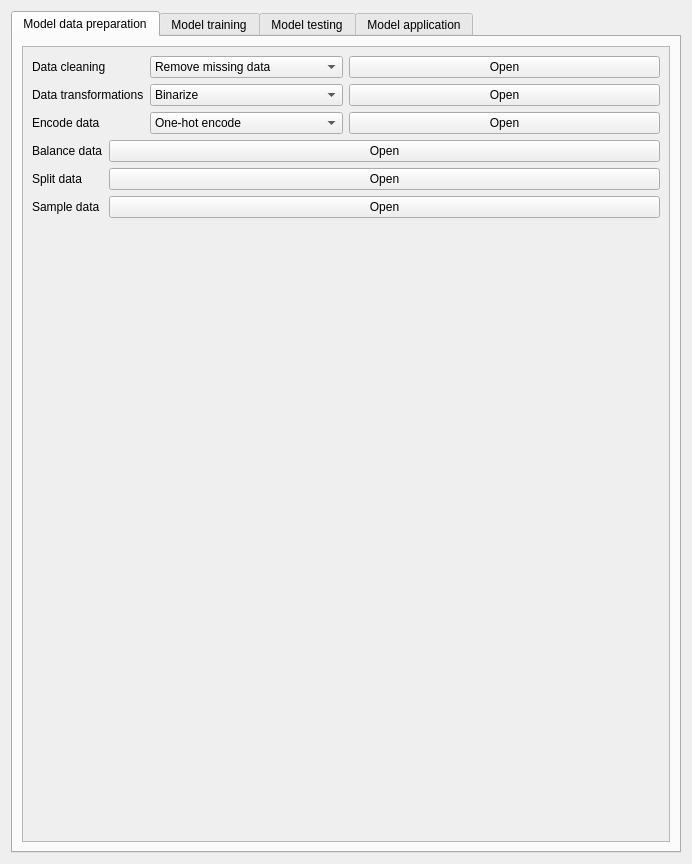
<?xml version="1.0" encoding="UTF-8"?>
<ui version="4.0">
 <class>Form</class>
 <widget class="QWidget" name="Form">
  <property name="geometry">
   <rect>
    <x>0</x>
    <y>0</y>
    <width>692</width>
    <height>864</height>
   </rect>
  </property>
  <property name="windowTitle">
   <string>Form</string>
  </property>
  <layout class="QVBoxLayout" name="verticalLayout_23">
   <item>
    <widget class="QTabWidget" name="modeling_tabs">
     <property name="currentIndex">
      <number>0</number>
     </property>
     <widget class="QWidget" name="data_preparation_tab">
      <attribute name="title">
       <string>Model data preparation</string>
      </attribute>
      <layout class="QVBoxLayout" name="verticalLayout_16">
       <item>
        <widget class="QScrollArea" name="scrollArea_3">
         <property name="widgetResizable">
          <bool>true</bool>
         </property>
         <widget class="QWidget" name="scrollAreaWidgetContents_3">
          <property name="geometry">
           <rect>
            <x>0</x>
            <y>0</y>
            <width>650</width>
            <height>795</height>
           </rect>
          </property>
          <layout class="QVBoxLayout" name="verticalLayout_9">
           <item>
            <layout class="QHBoxLayout" name="horizontalLayout">
             <item>
              <layout class="QFormLayout" name="formLayout">
               <item row="0" column="0">
                <widget class="QLabel" name="data_cleaning_label">
                 <property name="text">
                  <string>Data cleaning</string>
                 </property>
                </widget>
               </item>
               <item row="0" column="1">
                <widget class="QComboBox" name="data_cleaning_mode">
                 <item>
                  <property name="text">
                   <string>Remove missing data</string>
                  </property>
                 </item>
                 <item>
                  <property name="text">
                   <string>Impute missing data</string>
                  </property>
                 </item>
                 <item>
                  <property name="text">
                   <string>Harmonize nodata</string>
                  </property>
                 </item>
                </widget>
               </item>
               <item row="1" column="0">
                <widget class="QLabel" name="data_transformations_label">
                 <property name="text">
                  <string>Data transformations</string>
                 </property>
                </widget>
               </item>
               <item row="1" column="1">
                <widget class="QComboBox" name="binarize_mode">
                 <item>
                  <property name="text">
                   <string>Binarize</string>
                  </property>
                 </item>
                 <item>
                  <property name="text">
                   <string>Clip</string>
                  </property>
                 </item>
                 <item>
                  <property name="text">
                   <string>Normalize</string>
                  </property>
                 </item>
                 <item>
                  <property name="text">
                   <string>Z-score normalize</string>
                  </property>
                 </item>
                 <item>
                  <property name="text">
                   <string>Min-max scale</string>
                  </property>
                 </item>
                 <item>
                  <property name="text">
                   <string>Winsorize</string>
                  </property>
                 </item>
                 <item>
                  <property name="text">
                   <string>Sigmoid transform</string>
                  </property>
                 </item>
                 <item>
                  <property name="text">
                   <string>Logarithmic transform</string>
                  </property>
                 </item>
                </widget>
               </item>
               <item row="2" column="0">
                <widget class="QLabel" name="encode_data_label">
                 <property name="text">
                  <string>Encode data</string>
                 </property>
                </widget>
               </item>
               <item row="2" column="1">
                <widget class="QComboBox" name="encode_mode">
                 <item>
                  <property name="text">
                   <string>One-hot encode</string>
                  </property>
                 </item>
                 <item>
                  <property name="text">
                   <string>Encode labels</string>
                  </property>
                 </item>
                </widget>
               </item>
              </layout>
             </item>
             <item>
              <layout class="QVBoxLayout" name="verticalLayout_4">
               <item>
                <widget class="QPushButton" name="data_cleaning_btn">
                 <property name="text">
                  <string>Open</string>
                 </property>
                </widget>
               </item>
               <item>
                <widget class="QPushButton" name="data_transformations_btn">
                 <property name="text">
                  <string>Open</string>
                 </property>
                </widget>
               </item>
               <item>
                <widget class="QPushButton" name="encode_data_btn">
                 <property name="text">
                  <string>Open</string>
                 </property>
                </widget>
               </item>
              </layout>
             </item>
            </layout>
           </item>
           <item>
            <layout class="QFormLayout" name="formLayout_2">
             <item row="0" column="0">
              <widget class="QLabel" name="label_5">
               <property name="text">
                <string>Balance data</string>
               </property>
              </widget>
             </item>
             <item row="0" column="1">
              <widget class="QPushButton" name="balance_data_btn">
               <property name="text">
                <string>Open</string>
               </property>
              </widget>
             </item>
             <item row="1" column="0">
              <widget class="QLabel" name="label_6">
               <property name="text">
                <string>Split data</string>
               </property>
              </widget>
             </item>
             <item row="1" column="1">
              <widget class="QPushButton" name="split_data_btn">
               <property name="text">
                <string>Open</string>
               </property>
              </widget>
             </item>
             <item row="2" column="0">
              <widget class="QLabel" name="label_7">
               <property name="text">
                <string>Sample data</string>
               </property>
              </widget>
             </item>
             <item row="2" column="1">
              <widget class="QPushButton" name="sample_data_btn">
               <property name="text">
                <string>Open</string>
               </property>
              </widget>
             </item>
            </layout>
           </item>
           <item>
            <spacer name="verticalSpacer">
             <property name="orientation">
              <enum>Qt::Vertical</enum>
             </property>
             <property name="sizeHint" stdset="0">
              <size>
               <width>20</width>
               <height>288</height>
              </size>
             </property>
            </spacer>
           </item>
          </layout>
         </widget>
        </widget>
       </item>
      </layout>
     </widget>
     <widget class="QWidget" name="training_tab">
      <attribute name="title">
       <string>Model training</string>
      </attribute>
      <layout class="QVBoxLayout" name="verticalLayout_2">
       <item>
        <widget class="QScrollArea" name="scrollArea">
         <property name="widgetResizable">
          <bool>true</bool>
         </property>
         <widget class="QWidget" name="scrollAreaWidgetContents">
          <property name="geometry">
           <rect>
            <x>0</x>
            <y>0</y>
            <width>650</width>
            <height>795</height>
           </rect>
          </property>
          <layout class="QVBoxLayout" name="verticalLayout">
           <item>
            <layout class="QFormLayout" name="formLayout_5">
             <item row="0" column="0">
              <widget class="QLabel" name="model_name_label">
               <property name="text">
                <string>Model name</string>
               </property>
              </widget>
             </item>
             <item row="0" column="1">
              <widget class="QLineEdit" name="train_model_name"/>
             </item>
             <item row="1" column="0">
              <widget class="QLabel" name="label_20">
               <property name="font">
                <font>
                 <weight>50</weight>
                 <bold>false</bold>
                </font>
               </property>
               <property name="text">
                <string>Model save path</string>
               </property>
               <property name="alignment">
                <set>Qt::AlignBottom|Qt::AlignLeading|Qt::AlignLeft</set>
               </property>
              </widget>
             </item>
             <item row="1" column="1">
              <widget class="QgsFileWidget" name="train_model_save_path">
               <property name="storageMode">
                <enum>QgsFileWidget::SaveFile</enum>
               </property>
              </widget>
             </item>
            </layout>
           </item>
           <item>
            <spacer name="verticalSpacer_2">
             <property name="orientation">
              <enum>Qt::Vertical</enum>
             </property>
             <property name="sizeType">
              <enum>QSizePolicy::Fixed</enum>
             </property>
             <property name="sizeHint" stdset="0">
              <size>
               <width>20</width>
               <height>10</height>
              </size>
             </property>
            </spacer>
           </item>
           <item>
            <widget class="QGroupBox" name="train_evidence_data_box">
             <property name="sizePolicy">
              <sizepolicy hsizetype="Preferred" vsizetype="Maximum">
               <horstretch>0</horstretch>
               <verstretch>0</verstretch>
              </sizepolicy>
             </property>
             <property name="title">
              <string>Evidence data</string>
             </property>
             <layout class="QVBoxLayout" name="verticalLayout_3">
              <item>
               <layout class="QVBoxLayout" name="train_evidence_data_layout"/>
              </item>
             </layout>
            </widget>
           </item>
           <item>
            <widget class="QGroupBox" name="train_label_data_box">
             <property name="title">
              <string>Labels</string>
             </property>
             <layout class="QVBoxLayout" name="verticalLayout_21">
              <item>
               <widget class="QgsMapLayerComboBox" name="train_label_data"/>
              </item>
             </layout>
            </widget>
           </item>
           <item>
            <widget class="QGroupBox" name="train_parameter_box">
             <property name="title">
              <string>Model parameters</string>
             </property>
             <layout class="QFormLayout" name="formLayout_4"/>
            </widget>
           </item>
           <item>
            <widget class="QGroupBox" name="train_validation_box">
             <property name="title">
              <string>Validation settings</string>
             </property>
             <layout class="QFormLayout" name="formLayout_3">
              <item row="0" column="0">
               <widget class="QLabel" name="validation_method_label">
                <property name="text">
                 <string>Validation method</string>
                </property>
               </widget>
              </item>
              <item row="0" column="1">
               <widget class="QComboBox" name="validation_method">
                <item>
                 <property name="text">
                  <string>Split</string>
                 </property>
                </item>
                <item>
                 <property name="text">
                  <string>K-fold CV</string>
                 </property>
                </item>
                <item>
                 <property name="text">
                  <string>Stratified k-fold CV</string>
                 </property>
                </item>
                <item>
                 <property name="text">
                  <string>Leave-one-out CV</string>
                 </property>
                </item>
                <item>
                 <property name="text">
                  <string>None</string>
                 </property>
                </item>
               </widget>
              </item>
              <item row="1" column="0">
               <widget class="QLabel" name="split_size_label">
                <property name="text">
                 <string>Split size (validation)</string>
                </property>
               </widget>
              </item>
              <item row="2" column="0">
               <widget class="QLabel" name="cv_folds_label">
                <property name="text">
                 <string>Cross-validation folds</string>
                </property>
               </widget>
              </item>
              <item row="2" column="1">
               <widget class="QgsSpinBox" name="cv_folds">
                <property name="enabled">
                 <bool>false</bool>
                </property>
                <property name="minimum">
                 <number>2</number>
                </property>
                <property name="value">
                 <number>5</number>
                </property>
               </widget>
              </item>
              <item row="3" column="0">
               <widget class="QLabel" name="validation_metrics_label">
                <property name="text">
                 <string>Metric</string>
                </property>
               </widget>
              </item>
              <item row="3" column="1">
               <widget class="QComboBox" name="validation_metrics"/>
              </item>
              <item row="1" column="1">
               <widget class="QgsSpinBox" name="split_size">
                <property name="suffix">
                 <string>%</string>
                </property>
                <property name="minimum">
                 <number>1</number>
                </property>
                <property name="maximum">
                 <number>99</number>
                </property>
                <property name="value">
                 <number>20</number>
                </property>
               </widget>
              </item>
             </layout>
            </widget>
           </item>
           <item>
            <layout class="QHBoxLayout" name="reset_start_layout">
             <item>
              <widget class="QPushButton" name="reset_training_parameters_btn">
               <property name="text">
                <string>Reset</string>
               </property>
              </widget>
             </item>
             <item>
              <spacer name="horizontalSpacer">
               <property name="orientation">
                <enum>Qt::Horizontal</enum>
               </property>
               <property name="sizeHint" stdset="0">
                <size>
                 <width>40</width>
                 <height>20</height>
                </size>
               </property>
              </spacer>
             </item>
             <item>
              <widget class="QPushButton" name="start_training_btn">
               <property name="text">
                <string>Start training</string>
               </property>
              </widget>
             </item>
            </layout>
           </item>
           <item>
            <widget class="QTabWidget" name="model_output_tab">
             <property name="minimumSize">
              <size>
               <width>0</width>
               <height>300</height>
              </size>
             </property>
             <property name="currentIndex">
              <number>0</number>
             </property>
             <widget class="QWidget" name="log_tab">
              <attribute name="title">
               <string>Training log</string>
              </attribute>
              <layout class="QVBoxLayout" name="verticalLayout_17">
               <item>
                <layout class="QVBoxLayout" name="verticalLayout_18">
                 <item>
                  <widget class="QTextEdit" name="training_log">
                   <property name="sizePolicy">
                    <sizepolicy hsizetype="Expanding" vsizetype="Expanding">
                     <horstretch>0</horstretch>
                     <verstretch>0</verstretch>
                    </sizepolicy>
                   </property>
                   <property name="minimumSize">
                    <size>
                     <width>0</width>
                     <height>0</height>
                    </size>
                   </property>
                   <property name="maximumSize">
                    <size>
                     <width>16777215</width>
                     <height>16777215</height>
                    </size>
                   </property>
                   <property name="autoFormatting">
                    <set>QTextEdit::AutoNone</set>
                   </property>
                   <property name="readOnly">
                    <bool>true</bool>
                   </property>
                   <property name="html">
                    <string>&lt;!DOCTYPE HTML PUBLIC &quot;-//W3C//DTD HTML 4.0//EN&quot; &quot;http://www.w3.org/TR/REC-html40/strict.dtd&quot;&gt;
&lt;html&gt;&lt;head&gt;&lt;meta name=&quot;qrichtext&quot; content=&quot;1&quot; /&gt;&lt;style type=&quot;text/css&quot;&gt;
p, li { white-space: pre-wrap; }
&lt;/style&gt;&lt;/head&gt;&lt;body style=&quot; font-family:'Ubuntu'; font-size:11pt; font-weight:400; font-style:normal;&quot;&gt;
&lt;p style=&quot;-qt-paragraph-type:empty; margin-top:0px; margin-bottom:0px; margin-left:0px; margin-right:0px; -qt-block-indent:0; text-indent:0px;&quot;&gt;&lt;br /&gt;&lt;/p&gt;&lt;/body&gt;&lt;/html&gt;</string>
                   </property>
                  </widget>
                 </item>
                 <item>
                  <layout class="QHBoxLayout" name="progress_layout">
                   <item>
                    <widget class="QLabel" name="training_progress_label">
                     <property name="text">
                      <string>Progress</string>
                     </property>
                    </widget>
                   </item>
                   <item>
                    <widget class="QProgressBar" name="training_progress_bar">
                     <property name="value">
                      <number>0</number>
                     </property>
                    </widget>
                   </item>
                  </layout>
                 </item>
                </layout>
               </item>
              </layout>
             </widget>
             <widget class="QWidget" name="results_tab">
              <attribute name="title">
               <string>Training score</string>
              </attribute>
              <layout class="QVBoxLayout" name="verticalLayout_19">
               <item>
                <widget class="QTableWidget" name="results_table">
                 <property name="alternatingRowColors">
                  <bool>true</bool>
                 </property>
                </widget>
               </item>
              </layout>
             </widget>
            </widget>
           </item>
          </layout>
         </widget>
        </widget>
       </item>
      </layout>
     </widget>
     <widget class="QWidget" name="testing_tab">
      <attribute name="title">
       <string>Model testing</string>
      </attribute>
      <layout class="QVBoxLayout" name="verticalLayout_6">
       <item>
        <widget class="QScrollArea" name="testing_tab_scroll_area">
         <property name="widgetResizable">
          <bool>true</bool>
         </property>
         <widget class="QWidget" name="scrollAreaWidgetContents_4">
          <property name="geometry">
           <rect>
            <x>0</x>
            <y>0</y>
            <width>650</width>
            <height>795</height>
           </rect>
          </property>
          <layout class="QVBoxLayout" name="verticalLayout_8">
           <item>
            <layout class="QFormLayout" name="test_model_info_layout">
             <item row="1" column="0">
              <widget class="QLabel" name="test_run_name_label">
               <property name="text">
                <string>Test run name</string>
               </property>
              </widget>
             </item>
             <item row="1" column="1">
              <widget class="QLineEdit" name="test_run_name"/>
             </item>
             <item row="0" column="0">
              <widget class="QLabel" name="test_model_selection_label">
               <property name="text">
                <string>Model</string>
               </property>
              </widget>
             </item>
             <item row="0" column="1">
              <widget class="QComboBox" name="test_model_selection"/>
             </item>
             <item row="2" column="0">
              <widget class="QLabel" name="label">
               <property name="text">
                <string>Output raster</string>
               </property>
              </widget>
             </item>
             <item row="2" column="1">
              <widget class="QgsFileWidget" name="test_output_raster">
               <property name="storageMode">
                <enum>QgsFileWidget::SaveFile</enum>
               </property>
              </widget>
             </item>
            </layout>
           </item>
           <item>
            <spacer name="verticalSpacer_4">
             <property name="orientation">
              <enum>Qt::Vertical</enum>
             </property>
             <property name="sizeType">
              <enum>QSizePolicy::Fixed</enum>
             </property>
             <property name="sizeHint" stdset="0">
              <size>
               <width>20</width>
               <height>10</height>
              </size>
             </property>
            </spacer>
           </item>
           <item>
            <widget class="QGroupBox" name="test_evidence_data_box">
             <property name="sizePolicy">
              <sizepolicy hsizetype="Preferred" vsizetype="Maximum">
               <horstretch>0</horstretch>
               <verstretch>0</verstretch>
              </sizepolicy>
             </property>
             <property name="title">
              <string>Evidence data</string>
             </property>
             <layout class="QVBoxLayout" name="verticalLayout_13">
              <item>
               <layout class="QVBoxLayout" name="test_evidence_data_layout"/>
              </item>
             </layout>
            </widget>
           </item>
           <item>
            <widget class="QGroupBox" name="test_label_data_box">
             <property name="sizePolicy">
              <sizepolicy hsizetype="Preferred" vsizetype="Maximum">
               <horstretch>0</horstretch>
               <verstretch>0</verstretch>
              </sizepolicy>
             </property>
             <property name="title">
              <string>Labels</string>
             </property>
             <layout class="QVBoxLayout" name="verticalLayout_12">
              <item>
               <widget class="QgsMapLayerComboBox" name="test_label_data"/>
              </item>
             </layout>
            </widget>
           </item>
           <item>
            <widget class="QGroupBox" name="metrics_box">
             <property name="sizePolicy">
              <sizepolicy hsizetype="Preferred" vsizetype="Maximum">
               <horstretch>0</horstretch>
               <verstretch>0</verstretch>
              </sizepolicy>
             </property>
             <property name="minimumSize">
              <size>
               <width>0</width>
               <height>0</height>
              </size>
             </property>
             <property name="maximumSize">
              <size>
               <width>16777215</width>
               <height>500</height>
              </size>
             </property>
             <property name="title">
              <string>Metrics</string>
             </property>
             <layout class="QVBoxLayout" name="verticalLayout_7">
              <item>
               <widget class="QStackedWidget" name="test_metrics_stack">
                <property name="currentIndex">
                 <number>0</number>
                </property>
                <widget class="QWidget" name="classification_metrics_page">
                 <layout class="QVBoxLayout" name="verticalLayout_5">
                  <item>
                   <widget class="QCheckBox" name="accuracy_checkbox">
                    <property name="text">
                     <string>Accuracy</string>
                    </property>
                   </widget>
                  </item>
                  <item>
                   <widget class="QCheckBox" name="precision_checkbox">
                    <property name="text">
                     <string>Precision</string>
                    </property>
                   </widget>
                  </item>
                  <item>
                   <widget class="QCheckBox" name="recall_checkbox">
                    <property name="text">
                     <string>Recall</string>
                    </property>
                   </widget>
                  </item>
                  <item>
                   <widget class="QCheckBox" name="f1_checkbox">
                    <property name="text">
                     <string>F1</string>
                    </property>
                   </widget>
                  </item>
                  <item>
                   <widget class="QCheckBox" name="auc_checkbox">
                    <property name="text">
                     <string>AUC</string>
                    </property>
                   </widget>
                  </item>
                 </layout>
                </widget>
                <widget class="QWidget" name="regression_metrics_page">
                 <layout class="QVBoxLayout" name="verticalLayout_22">
                  <item>
                   <widget class="QCheckBox" name="mse_checkbox">
                    <property name="text">
                     <string>MSE</string>
                    </property>
                   </widget>
                  </item>
                  <item>
                   <widget class="QCheckBox" name="rmse_checkbox">
                    <property name="text">
                     <string>RMSE</string>
                    </property>
                   </widget>
                  </item>
                  <item>
                   <widget class="QCheckBox" name="mae_checkbox">
                    <property name="text">
                     <string>MAE</string>
                    </property>
                   </widget>
                  </item>
                  <item>
                   <widget class="QCheckBox" name="r2_checkbox">
                    <property name="text">
                     <string>R2</string>
                    </property>
                   </widget>
                  </item>
                 </layout>
                </widget>
               </widget>
              </item>
             </layout>
            </widget>
           </item>
           <item>
            <spacer name="verticalSpacer_5">
             <property name="orientation">
              <enum>Qt::Vertical</enum>
             </property>
             <property name="sizeHint" stdset="0">
              <size>
               <width>20</width>
               <height>40</height>
              </size>
             </property>
            </spacer>
           </item>
           <item>
            <layout class="QHBoxLayout" name="reset_run_layout">
             <item>
              <widget class="QPushButton" name="test_reset_btn">
               <property name="text">
                <string>Reset</string>
               </property>
              </widget>
             </item>
             <item>
              <spacer name="horizontalSpacer_3">
               <property name="orientation">
                <enum>Qt::Horizontal</enum>
               </property>
               <property name="sizeHint" stdset="0">
                <size>
                 <width>40</width>
                 <height>20</height>
                </size>
               </property>
              </spacer>
             </item>
             <item>
              <widget class="QPushButton" name="test_run_btn">
               <property name="text">
                <string>Run</string>
               </property>
              </widget>
             </item>
            </layout>
           </item>
           <item>
            <layout class="QHBoxLayout" name="horizontalLayout_12">
             <item>
              <widget class="QLabel" name="label_17">
               <property name="text">
                <string>Progress</string>
               </property>
              </widget>
             </item>
             <item>
              <widget class="QProgressBar" name="training_progress_bar_3">
               <property name="value">
                <number>0</number>
               </property>
              </widget>
             </item>
            </layout>
           </item>
          </layout>
         </widget>
        </widget>
       </item>
      </layout>
     </widget>
     <widget class="QWidget" name="application_tab">
      <attribute name="title">
       <string>Model application</string>
      </attribute>
      <layout class="QVBoxLayout" name="verticalLayout_15">
       <item>
        <widget class="QScrollArea" name="scrollArea_2">
         <property name="widgetResizable">
          <bool>true</bool>
         </property>
         <widget class="QWidget" name="scrollAreaWidgetContents_2">
          <property name="geometry">
           <rect>
            <x>0</x>
            <y>0</y>
            <width>650</width>
            <height>795</height>
           </rect>
          </property>
          <layout class="QVBoxLayout" name="verticalLayout_10">
           <item>
            <layout class="QFormLayout" name="model_application_info_layout">
             <item row="1" column="0">
              <widget class="QLabel" name="application_run_name_label">
               <property name="text">
                <string>Application run name</string>
               </property>
              </widget>
             </item>
             <item row="1" column="1">
              <widget class="QLineEdit" name="application_run_name_input"/>
             </item>
             <item row="0" column="0">
              <widget class="QLabel" name="application_model_selection_label">
               <property name="text">
                <string>Model</string>
               </property>
              </widget>
             </item>
             <item row="0" column="1">
              <widget class="QComboBox" name="application_model_selection"/>
             </item>
             <item row="2" column="0">
              <widget class="QLabel" name="label_3">
               <property name="text">
                <string>Output raster</string>
               </property>
              </widget>
             </item>
             <item row="2" column="1">
              <widget class="QgsFileWidget" name="application_output_raster">
               <property name="storageMode">
                <enum>QgsFileWidget::SaveFile</enum>
               </property>
              </widget>
             </item>
            </layout>
           </item>
           <item>
            <spacer name="verticalSpacer_6">
             <property name="orientation">
              <enum>Qt::Vertical</enum>
             </property>
             <property name="sizeType">
              <enum>QSizePolicy::Fixed</enum>
             </property>
             <property name="sizeHint" stdset="0">
              <size>
               <width>20</width>
               <height>10</height>
              </size>
             </property>
            </spacer>
           </item>
           <item>
            <widget class="QGroupBox" name="application_evidence_data_box">
             <property name="sizePolicy">
              <sizepolicy hsizetype="Preferred" vsizetype="Maximum">
               <horstretch>0</horstretch>
               <verstretch>0</verstretch>
              </sizepolicy>
             </property>
             <property name="title">
              <string>Evidence data</string>
             </property>
             <layout class="QVBoxLayout" name="verticalLayout_14">
              <item>
               <layout class="QVBoxLayout" name="application_evidence_data_layout"/>
              </item>
             </layout>
            </widget>
           </item>
           <item>
            <spacer name="verticalSpacer_3">
             <property name="orientation">
              <enum>Qt::Vertical</enum>
             </property>
             <property name="sizeHint" stdset="0">
              <size>
               <width>20</width>
               <height>40</height>
              </size>
             </property>
            </spacer>
           </item>
           <item>
            <layout class="QHBoxLayout" name="horizontalLayout_3">
             <item>
              <widget class="QPushButton" name="application_reset_btn">
               <property name="text">
                <string>Reset</string>
               </property>
              </widget>
             </item>
             <item>
              <spacer name="horizontalSpacer_2">
               <property name="orientation">
                <enum>Qt::Horizontal</enum>
               </property>
               <property name="sizeHint" stdset="0">
                <size>
                 <width>40</width>
                 <height>20</height>
                </size>
               </property>
              </spacer>
             </item>
             <item>
              <widget class="QPushButton" name="application_run_btn">
               <property name="text">
                <string>Run</string>
               </property>
              </widget>
             </item>
            </layout>
           </item>
           <item>
            <layout class="QHBoxLayout" name="horizontalLayout_7">
             <item>
              <widget class="QLabel" name="label_16">
               <property name="text">
                <string>Progress</string>
               </property>
              </widget>
             </item>
             <item>
              <widget class="QProgressBar" name="training_progress_bar_2">
               <property name="value">
                <number>0</number>
               </property>
              </widget>
             </item>
            </layout>
           </item>
          </layout>
         </widget>
        </widget>
       </item>
      </layout>
     </widget>
    </widget>
   </item>
  </layout>
 </widget>
 <customwidgets>
  <customwidget>
   <class>QgsFileWidget</class>
   <extends>QWidget</extends>
   <header>qgsfilewidget.h</header>
   <container>1</container>
  </customwidget>
  <customwidget>
   <class>QgsMapLayerComboBox</class>
   <extends>QComboBox</extends>
   <header>qgsmaplayercombobox.h</header>
  </customwidget>
  <customwidget>
   <class>QgsSpinBox</class>
   <extends>QSpinBox</extends>
   <header>qgsspinbox.h</header>
  </customwidget>
 </customwidgets>
 <resources/>
 <connections/>
</ui>
